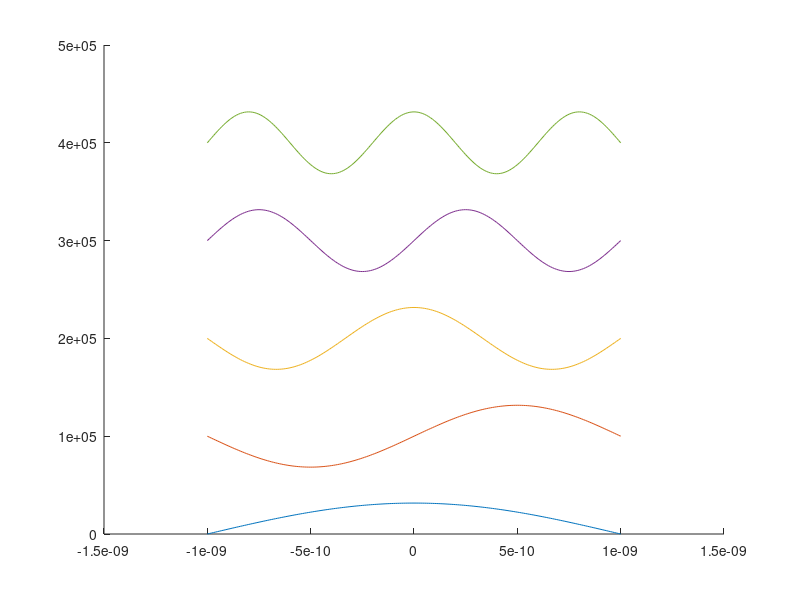
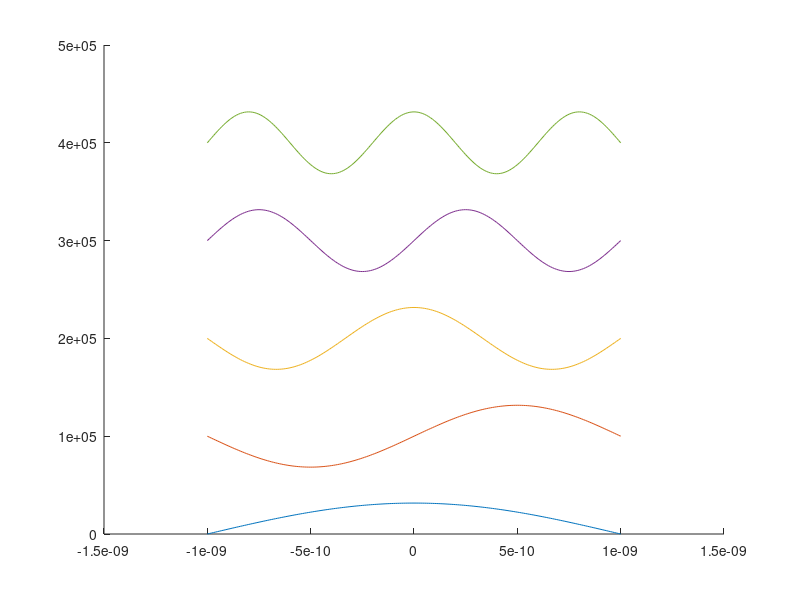
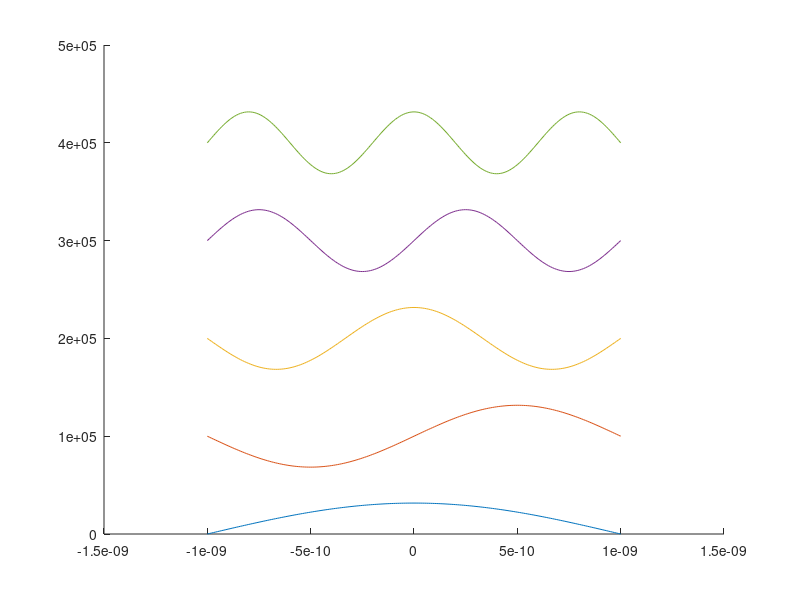
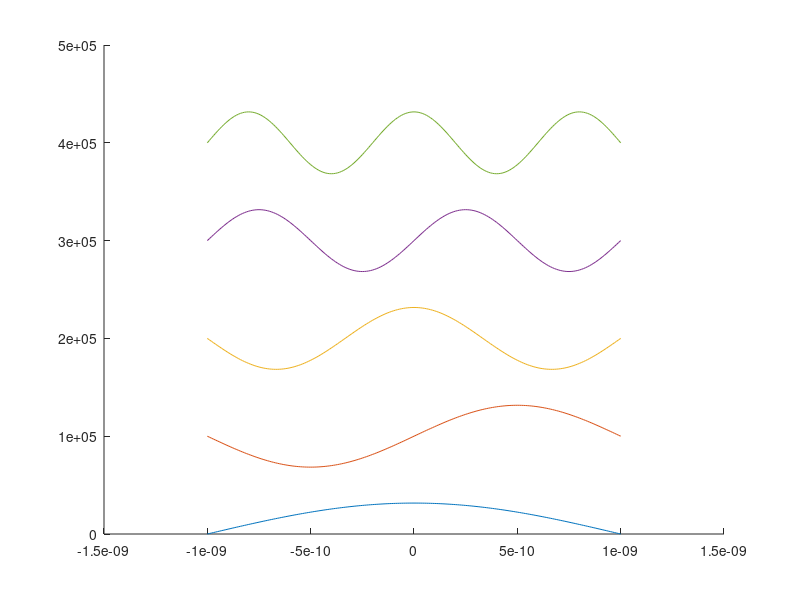

These figures' MATLAB source, in order:
% Soll grafik 1: Psi(x)
% Variablen:
%	l
%	x
%	epsilon (= 1)
%	n
%	Psi(x)
% Ausgabe in PS und PDF

% Soll grafik 2: E(n, a)
% Variablen:
%	l
%	epsilon
%	n
%	E(n, a)
% Ausgabe in PS und PDF

%-----Variabeln-----
l = 10^-9;
delta = (l/100);
%x = -l*1.5 : delta : +l*1.5;
x = -l : delta : +l;
n = 1 : 5;
%n = [1, 2];

%-----Verarbeitung-----
m = 9.10938291*10^-31;		% Elektronenmasse
h = 6062606957*10^-34;		% Planck-Konstante
hQuer = h/2*pi;
E = zeros(1, length(n));
Psi = zeros(length(n), length(x));
for ln = n
E(ln) = h^2*ln^2 / (32*m*l^2);
%k = sqrt(2*m*E/(hQuer^2));
%k = ln*pi*x / (2*l);
k = pi/l * (n+1/2);
LamdaP = 1i*k;
LamdaN = -LamdaP;
%y = (exp(LamdaP(ln)*x) + (-1)^(ln+1).*exp(LamdaN(ln)*x)) ./ (2*1i^(ln+1));
if mod(ln, 2) == 0
	y = sin(ln*pi*x/(2*l));
else
	y = cos(ln*pi*x/(2*l));
end
Psi(ln,1:length(x)) = 1/sqrt(l) .* y;
end

%-----Verarbeitung gest�rt-----
gamma = 0.000000000;
epsilon = 5*10^-4;
El = zeros(1, length(n));
H1 = x;
PsiG = zeros(length(n), length(x));
for ln = n
%psi1_l = H1(1:length(x)).*Psi(ln, 1:length(x)) ./ (E(ln)-El(ln));
psi1_l = 1/sqrt(l) * H1(1:length(x)).*Psi(ln, 1:length(x));
PsiG(ln, 1:length(x)) = (1+1i*epsilon*gamma).*Psi(ln, 1:length(x)) ...
						+ epsilon.*psi1_l;
%PsiG(ln, 1:length(x)) = Psi(ln, 1:length(x));
end

%-----Plot grafik 1: Psi(x)-----
clf('reset')			% clear figure
hold on;
%plot(x, )		% Potentialskasten

s = zeros(1, length(n));
for ln = n
	%subplot(length(n), 1, ln)
	plot(x, Psi(ln, 1:length(x)) +(ln-1)*1e05)		% Psi

	s(ln) = sum(Psi(ln, 1:length(x)).^2.*delta);
end

print('Psi_ungestoert', '-depsc', '-noui')
print('Psi_ungestoert', '-dpdf', '-noui')

figure
hold on;

sG = zeros(1, length(n));
for ln = n
%	subplot(length(n), 1, ln)
	plot(x, PsiG(ln, 1:length(x)) +(ln-1)*1e05)		% Psi

	sG(ln) = sum(abs(PsiG(ln, 1:length(x))).^2.*delta);
end

print('Psi_gestoert', '-depsc', '-noui')
print('Psi_gestoert', '-dpdf', '-noui')

%-----Plot grafik 2: E(n, a)-----
figure
hold on;
for ln = n
 	plot(x, E(ln))		 % Psis
end

%print('grafik_2_Energy', '-depsc', '-noui')
%print('grafik_2_Energy', '-dpdf', '-noui')

hold off;




